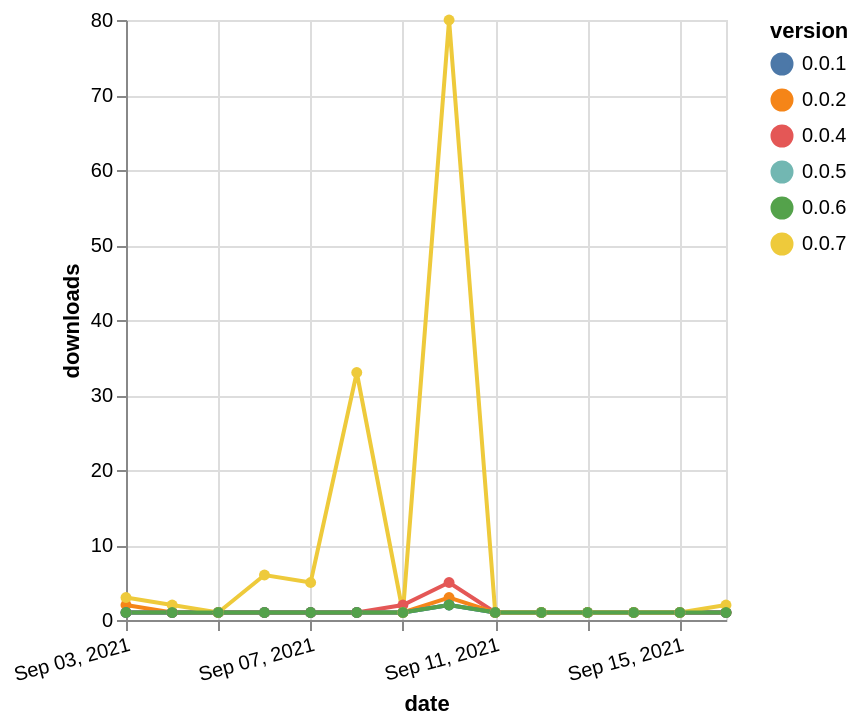

This figure's Vega-Lite source:
### Vega-Lite specification from a JSON file in a GitHub repository (floating-point values rounded to 4 significant figures)
{"$schema": "https://vega.github.io/schema/vega-lite/v5.json", "description": "A simple bar chart with embedded data.", "data": {"values": [{"date": "2021-09-03", "total": 189, "delta": 1, "version": "0.0.5"}, {"date": "2021-09-04", "total": 190, "delta": 1, "version": "0.0.5"}, {"date": "2021-09-05", "total": 191, "delta": 1, "version": "0.0.5"}, {"date": "2021-09-06", "total": 192, "delta": 1, "version": "0.0.5"}, {"date": "2021-09-07", "total": 193, "delta": 1, "version": "0.0.5"}, {"date": "2021-09-08", "total": 194, "delta": 1, "version": "0.0.5"}, {"date": "2021-09-09", "total": 195, "delta": 1, "version": "0.0.5"}, {"date": "2021-09-10", "total": 197, "delta": 2, "version": "0.0.5"}, {"date": "2021-09-11", "total": 198, "delta": 1, "version": "0.0.5"}, {"date": "2021-09-12", "total": 199, "delta": 1, "version": "0.0.5"}, {"date": "2021-09-13", "total": 200, "delta": 1, "version": "0.0.5"}, {"date": "2021-09-14", "total": 201, "delta": 1, "version": "0.0.5"}, {"date": "2021-09-15", "total": 202, "delta": 1, "version": "0.0.5"}, {"date": "2021-09-16", "total": 203, "delta": 1, "version": "0.0.5"}, {"date": "2021-09-03", "total": 1235, "delta": 1, "version": "0.0.4"}, {"date": "2021-09-04", "total": 1236, "delta": 1, "version": "0.0.4"}, {"date": "2021-09-05", "total": 1237, "delta": 1, "version": "0.0.4"}, {"date": "2021-09-06", "total": 1238, "delta": 1, "version": "0.0.4"}, {"date": "2021-09-07", "total": 1239, "delta": 1, "version": "0.0.4"}, {"date": "2021-09-08", "total": 1240, "delta": 1, "version": "0.0.4"}, {"date": "2021-09-09", "total": 1242, "delta": 2, "version": "0.0.4"}, {"date": "2021-09-10", "total": 1247, "delta": 5, "version": "0.0.4"}, {"date": "2021-09-11", "total": 1248, "delta": 1, "version": "0.0.4"}, {"date": "2021-09-12", "total": 1249, "delta": 1, "version": "0.0.4"}, {"date": "2021-09-13", "total": 1250, "delta": 1, "version": "0.0.4"}, {"date": "2021-09-14", "total": 1251, "delta": 1, "version": "0.0.4"}, {"date": "2021-09-15", "total": 1252, "delta": 1, "version": "0.0.4"}, {"date": "2021-09-16", "total": 1253, "delta": 1, "version": "0.0.4"}, {"date": "2021-09-03", "total": 722, "delta": 2, "version": "0.0.2"}, {"date": "2021-09-04", "total": 723, "delta": 1, "version": "0.0.2"}, {"date": "2021-09-05", "total": 724, "delta": 1, "version": "0.0.2"}, {"date": "2021-09-06", "total": 725, "delta": 1, "version": "0.0.2"}, {"date": "2021-09-07", "total": 726, "delta": 1, "version": "0.0.2"}, {"date": "2021-09-08", "total": 727, "delta": 1, "version": "0.0.2"}, {"date": "2021-09-09", "total": 728, "delta": 1, "version": "0.0.2"}, {"date": "2021-09-10", "total": 731, "delta": 3, "version": "0.0.2"}, {"date": "2021-09-11", "total": 732, "delta": 1, "version": "0.0.2"}, {"date": "2021-09-12", "total": 733, "delta": 1, "version": "0.0.2"}, {"date": "2021-09-13", "total": 734, "delta": 1, "version": "0.0.2"}, {"date": "2021-09-14", "total": 735, "delta": 1, "version": "0.0.2"}, {"date": "2021-09-15", "total": 736, "delta": 1, "version": "0.0.2"}, {"date": "2021-09-16", "total": 737, "delta": 1, "version": "0.0.2"}, {"date": "2021-09-03", "total": 236, "delta": 1, "version": "0.0.1"}, {"date": "2021-09-04", "total": 237, "delta": 1, "version": "0.0.1"}, {"date": "2021-09-05", "total": 238, "delta": 1, "version": "0.0.1"}, {"date": "2021-09-06", "total": 239, "delta": 1, "version": "0.0.1"}, {"date": "2021-09-07", "total": 240, "delta": 1, "version": "0.0.1"}, {"date": "2021-09-08", "total": 241, "delta": 1, "version": "0.0.1"}, {"date": "2021-09-09", "total": 242, "delta": 1, "version": "0.0.1"}, {"date": "2021-09-10", "total": 244, "delta": 2, "version": "0.0.1"}, {"date": "2021-09-11", "total": 245, "delta": 1, "version": "0.0.1"}, {"date": "2021-09-12", "total": 246, "delta": 1, "version": "0.0.1"}, {"date": "2021-09-13", "total": 247, "delta": 1, "version": "0.0.1"}, {"date": "2021-09-14", "total": 248, "delta": 1, "version": "0.0.1"}, {"date": "2021-09-15", "total": 249, "delta": 1, "version": "0.0.1"}, {"date": "2021-09-16", "total": 250, "delta": 1, "version": "0.0.1"}, {"date": "2021-09-03", "total": 942, "delta": 3, "version": "0.0.7"}, {"date": "2021-09-04", "total": 944, "delta": 2, "version": "0.0.7"}, {"date": "2021-09-05", "total": 945, "delta": 1, "version": "0.0.7"}, {"date": "2021-09-06", "total": 951, "delta": 6, "version": "0.0.7"}, {"date": "2021-09-07", "total": 956, "delta": 5, "version": "0.0.7"}, {"date": "2021-09-08", "total": 989, "delta": 33, "version": "0.0.7"}, {"date": "2021-09-09", "total": 990, "delta": 1, "version": "0.0.7"}, {"date": "2021-09-10", "total": 1070, "delta": 80, "version": "0.0.7"}, {"date": "2021-09-11", "total": 1071, "delta": 1, "version": "0.0.7"}, {"date": "2021-09-12", "total": 1072, "delta": 1, "version": "0.0.7"}, {"date": "2021-09-13", "total": 1073, "delta": 1, "version": "0.0.7"}, {"date": "2021-09-14", "total": 1074, "delta": 1, "version": "0.0.7"}, {"date": "2021-09-15", "total": 1075, "delta": 1, "version": "0.0.7"}, {"date": "2021-09-16", "total": 1077, "delta": 2, "version": "0.0.7"}, {"date": "2021-09-03", "total": 233, "delta": 1, "version": "0.0.6"}, {"date": "2021-09-04", "total": 234, "delta": 1, "version": "0.0.6"}, {"date": "2021-09-05", "total": 235, "delta": 1, "version": "0.0.6"}, {"date": "2021-09-06", "total": 236, "delta": 1, "version": "0.0.6"}, {"date": "2021-09-07", "total": 237, "delta": 1, "version": "0.0.6"}, {"date": "2021-09-08", "total": 238, "delta": 1, "version": "0.0.6"}, {"date": "2021-09-09", "total": 239, "delta": 1, "version": "0.0.6"}, {"date": "2021-09-10", "total": 241, "delta": 2, "version": "0.0.6"}, {"date": "2021-09-11", "total": 242, "delta": 1, "version": "0.0.6"}, {"date": "2021-09-12", "total": 243, "delta": 1, "version": "0.0.6"}, {"date": "2021-09-13", "total": 244, "delta": 1, "version": "0.0.6"}, {"date": "2021-09-14", "total": 245, "delta": 1, "version": "0.0.6"}, {"date": "2021-09-15", "total": 246, "delta": 1, "version": "0.0.6"}, {"date": "2021-09-16", "total": 247, "delta": 1, "version": "0.0.6"}]}, "width": "container", "mark": {"type": "line", "point": {"filled": true}}, "encoding": {"x": {"field": "date", "type": "temporal", "timeUnit": "yearmonthdate", "title": "date", "axis": {"labelAngle": -15}}, "y": {"field": "delta", "type": "quantitative", "title": "downloads"}, "color": {"field": "version", "type": "nominal"}, "tooltip": {"field": "delta"}}}
